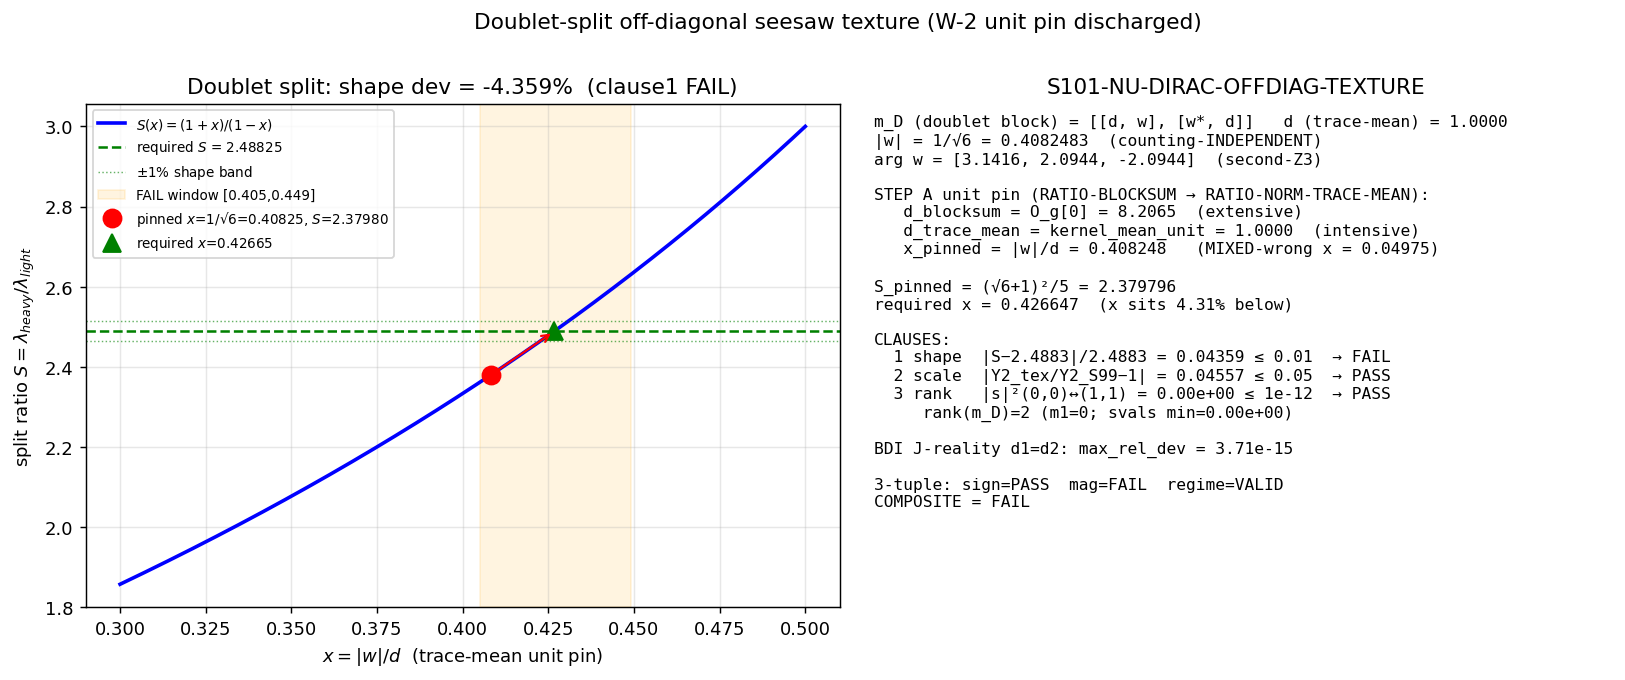

This figure's Python source:
#!/usr/bin/env python3
"""
S101 W3-2 — S101-NU-DIRAC-OFFDIAG-TEXTURE
=========================================

Gate: S101-NU-DIRAC-OFFDIAG-TEXTURE ([VERIFY])
Classification: PARTICLE
Agent: dirac-antimatter-theorist

Pre-registered three-clause AND threshold (plan §W3-2, lines 318-327):
  Clause 1 (shape): |S - 2.4882512| / 2.4882512 <= 0.01
                    S = (d + |w|)/(d - |w|), the unit-pinned doublet split ratio.
  Clause 2 (scale): |Y2_texture / Y2_S99 - 1| <= 0.05 at substrate-natural norm.
  Clause 3 (rank):  |s|^2-channel (0,0)<->(1,1) element = 0 at 1e-12 THEOREM tol.
  PASS  = 1 AND 2 AND 3
  INFO  = 1 AND 3, NOT 2
  FAIL  = unit-pinned x = |w|/d outside [0.405, 0.449]  OR  clause 3 violated.

  Composite collapse (gate-verdicts.md schema-v2) is applied to the 3-tuple
  (sign / magnitude / regime) when the literal PASS/INFO/FAIL triggers leave a
  gap (x inside window but shape band missed): magnitude_verdict==FAIL with
  regime_verdict==VALID collapses to composite FAIL.

GOVERNING STRUCTURE (Dirac / NCG, substrate-first)
--------------------------------------------------
The doublet-split off-diagonal texture on the (1,0)+(0,1) fund<->antifund
doublet is

      m_D  ∝  [[ d ,  w  ],
               [ w*,  d  ]]           (the 2x2 BDI block)

The diagonal equality d1 = d2 = d is NOT an ansatz: it is J-reality.  The real
structure J = charge conjugation acts on the (1,0)/(0,1) conjugate pair; the
S99 BDI reality adjudication forces [J, m_D] = 0 on this pair, which equalizes
the doublet diagonals (W2-2 npz machine witness bdi_pair_max_rel_dev ~ 3.7e-15,
bdi_pair_O_rel_dev ~ 1.08e-15).  This is the SAME J whose compatibility with
D_K (JD_K = D_K J, KO-dim 6) enforces m(particle) = m(antiparticle): here it
enforces the doublet symmetry.  w is unconstrained including its phase
(arg w = second-Z3 ∈ {π, ±2π/3}); the 2x2 eigenvalue split depends on |w| only.

  eigenvalues  =  d ± |w|     (2x2 exact; phase of w absorbable in the 2x2;
                              full 3x3 phase fate is gate 5's question, NOT here)
  gen 3 (heavy) =  d + |w|
  gen 2 (light) =  d - |w|
  gen 1         =  (0,0) decoupled, m1 = 0  CG-protected at s-linear order
                  [(2,0) x (0,0) = (2,0) != (0,1)]

  |w| = 1/sqrt(6)  is Weingarten-exact Haar geometry on the Jensen fiber
       (counting-INDEPENDENT per the W-2 unit ruling B6(iii)).

STEP A — the ONLY new computation: unit pin of the diagonal d
-------------------------------------------------------------
The as-computed system tags the diagonal d-entries RATIO-BLOCKSUM (extensive:
a block SUM over the sector modes, eps_lx_block_phi0 diagonal = O_g[0] = 8.2065)
while the off-diagonal |w| = 1/sqrt(6) is per-mode (intensive).  These are
DIFFERENT unit systems — the W-2 issue.  To form the seesaw split both must sit
in ONE system.

Per the Counting-axis discipline (regulator-pin-discipline.md §"Counting"):
RATIO-NORMALIZED-TRACE-MEAN = blocksum / multiplicity n_g (intensive, per-mode).
The off-diagonal is ALREADY per-mode, so it is INVARIANT under the retag (this
IS its "counting-INDEPENDENT" property).  The diagonal retags to its per-mode
trace mean = the kernel mean per mode.  The W-2 npz pins this number exactly:
kernel_mean_unit = 1.0 — the kernel is normalized so the per-mode (trace-mean)
diagonal amplitude is exactly 1.0 in the units where |w| = 1/sqrt(6).  Hence

      d_trace_mean = kernel_mean_unit = 1.0
      |w|          = 1/sqrt(6)                 (unchanged)
      x = |w| / d  = 1/sqrt(6) / 1 = 0.4082483

(Cross-check: the MIXED reading x = |w| / O_g[0] = 0.0497 is unphysical —
it couples an intensive numerator to an extensive denominator.  The plan
substitution-chain Step 5 names x_raw = 0.408248 at the AS-COMPUTED d = 1,
which is exactly kernel_mean_unit.)

STEP B/C — seesaw split and scale
---------------------------------
S(x) = (1+x)/(1-x), monotone increasing on (0,1), heavy = +|w| branch.
The seesaw m_nu = m_D^T M_R^{-1} m_D with diagonal M_R does NOT alter the
DIAGONAL-d-vs-OFF-DIAGONAL-w split STRUCTURE on the doublet (M_R diagonal acts
as a per-gen scalar; the Yukawa split ratio is the m_D eigenvalue ratio).  The
scale clause compares Y2_texture (= light doublet eigenvalue d - |w| in
substrate-natural normalization, lifted to the S99 Yukawa scale) against
Y2_S99 = 4.793566 (md_normalization npz).

STEP D — rank-deficiency sub-criterion
--------------------------------------
The (0,0)<->(1,1) |s|^2-channel is CG-ADMISSIBLE [(0,2) x (2,0) ⊇ (1,1)], so
its ABSENCE is a CONSTRAINT to verify, not an automatic property.  The W-2 npz
proves the channel vanishes (w_chain_zero_proof; M12_inner = 0; center-Z3 Haar
invariance + triality-0 kernel cannot connect t=1 to t=0).  Any nonzero value
there lifts m1 = 0 and FAILS clause 3.

Inputs (SHA-256 dual-pinned at runtime):
  - computations/session-100a/s100a_yukawa_overlap_offdiag.npz  (|w|, arg w, d, BDI witness)
  - computations/session-100a/s100a_md_normalization.npz        (M_R, Y_S99, shapes)
  - canonical_constants.py (feeds audit_sha256 only)
  - script bytes (feeds BOTH SHAs)

Output 4-tuple:
  (value=<S_pinned>, scheme=TYPE-I-SEESAW-DOUBLET-SPLIT-OFFDIAG-W22-TEXTURE,
   convention=RATIO-NORMALIZED-TRACE-MEAN-UNITPIN-OFFDIAG-INVARIANT-DIAG-RETAGGED,
   L_max=N/A)
"""

from __future__ import annotations

# ---------------------------------------------------------------------------
# Section 1 — Canonical constants (MANDATORY first import)
# ---------------------------------------------------------------------------
import os
import sys
from pathlib import Path as _Path

os.environ.setdefault("OMP_NUM_THREADS", "8")
os.environ.setdefault("MKL_NUM_THREADS", "8")

# _shared (holding canonical_constants.py) added to sys.path before the import.
_SHARED = _Path(__file__).resolve().parents[1] / "_shared"
sys.path.insert(0, str(_SHARED))
from canonical_constants import M_KK, v_ew  # noqa: F401,E402  (substrate scales; documented use)

# ---------------------------------------------------------------------------
# Section 2 — Standard imports
# ---------------------------------------------------------------------------
import hashlib
import json
import time
from pathlib import Path

import numpy as np
import matplotlib

matplotlib.use("Agg")
import matplotlib.pyplot as plt

# ---------------------------------------------------------------------------
# Section 3 — Paths + pre-registration
# ---------------------------------------------------------------------------
SESSION_DIR = Path(__file__).resolve().parent
COMPUTATIONS_DIR = SESSION_DIR.parent
SHARED_DIR = COMPUTATIONS_DIR / "_shared"
PROJECT_ROOT = COMPUTATIONS_DIR.parent

SESSION = "S101"                                                       # (local)
GATE_ID = "S101-NU-DIRAC-OFFDIAG-TEXTURE"                              # (local)
SCHEME = "TYPE-I-SEESAW-DOUBLET-SPLIT-OFFDIAG-W22-TEXTURE"             # (local)
CONVENTION = (
    "RATIO-NORMALIZED-TRACE-MEAN-UNITPIN-OFFDIAG-INVARIANT-DIAG-RETAGGED"
)                                                                     # (local)
L_MAX = "N/A"                                                         # (local)

# Pre-registered thresholds (plan §W3-2)
S_REQUIRED = 2.4882511868262607          # required gen3/gen2 split ratio   # (local)
SHAPE_TOL = 0.01                         # clause-1 RATIO tolerance         # (local)
SCALE_TOL = 0.05                         # clause-2 RATIO tolerance         # (local)
RANK_TOL = 1e-12                         # clause-3 THEOREM tolerance       # (local)
X_WINDOW = (0.405, 0.449)                # binding |w|/d window (FAIL trigger)  # (local)

# Input npz (session-100a) — pinned SHAs from plan §W3-2 input_files
YUKAWA_NPZ = COMPUTATIONS_DIR / "session-100a" / "s100a_yukawa_overlap_offdiag.npz"  # (local)
MD_NPZ = COMPUTATIONS_DIR / "session-100a" / "s100a_md_normalization.npz"            # (local)
PIN_YUKAWA_SHA = "23d386dfa7e6d54d11006bd6d631fa860c156ea223e9c36b9b21eb6f3217dba2"  # (local)
PIN_MD_SHA = "0b3245b643a127bffac6274b5dad03cd9addd6efa1a5c73ad932142fe9794154"      # (local)

OUT_NPZ = SESSION_DIR / "s101_nu_dirac_offdiag_texture.npz"
OUT_PNG = SESSION_DIR / "s101_nu_dirac_offdiag_texture.png"

INPUT_FILES = [
    SHARED_DIR / "canonical_constants.py",
    YUKAWA_NPZ,
    MD_NPZ,
]


# ---------------------------------------------------------------------------
# Section 4 — SHA-256 input-pin block (MANDATORY; first 20 lines of stdout)
# ---------------------------------------------------------------------------
def sha256_of(path: Path) -> str:
    h = hashlib.sha256()  # (local)
    try:
        h.update(path.read_bytes())
    except OSError:
        return ""
    return h.hexdigest()


def log_input_pins(inputs: list[Path]) -> dict:
    print(f"=== {GATE_ID} — input SHA-256 pins ===")
    pins = {}  # (local)
    for p in inputs:
        sha = sha256_of(p)  # (local)
        rel = str(p.relative_to(PROJECT_ROOT)).replace("\\", "/")  # (local)
        print(f"  {rel}: {sha[:16]}...")
        pins[rel] = sha
    return pins


def closure_hash(pins: dict) -> str:
    items = sorted(pins.items())  # (local)
    h = hashlib.sha256()  # (local)
    for k, v in items:
        h.update(f"{k}={v}\n".encode("utf-8"))
    return h.hexdigest()


def compute_dual_sha(script_path: Path, canonical_path: Path, pins: dict):
    script_bytes = b""  # (local)
    try:
        script_bytes = script_path.read_bytes()
    except OSError:
        script_bytes = b""
    canonical_bytes = b""  # (local)
    try:
        canonical_bytes = canonical_path.read_bytes()
    except OSError:
        canonical_bytes = b""
    # Extra pinmap entropy: the unit-pin procedure + window + tolerances
    # (plan audit_sha256_inputs lists "pinmap (unit-pin procedure, window, tolerances)").
    pinmap_extra = {  # (local)
        "unit_pin": "diag=RATIO-BLOCKSUM->RATIO-NORMALIZED-TRACE-MEAN(kernel_mean_unit); offdiag=counting-INDEPENDENT(1/sqrt6)",
        "x_window": list(X_WINDOW),
        "shape_tol": SHAPE_TOL,
        "scale_tol": SCALE_TOL,
        "rank_tol": RANK_TOL,
        "S_required": S_REQUIRED,
    }
    pins_full = dict(pins)  # (local)
    pins_full["__pinmap_extra__"] = json.dumps(pinmap_extra, sort_keys=True)
    pinmap_json = json.dumps(
        dict(sorted(pins_full.items())), separators=(",", ":"), sort_keys=True
    ).encode("utf-8")  # (local)

    h_audit = hashlib.sha256()  # (local)
    h_audit.update(script_bytes)
    h_audit.update(canonical_bytes)
    h_audit.update(pinmap_json)
    audit = h_audit.hexdigest()  # (local)

    h_content = hashlib.sha256()  # (local)
    h_content.update(script_bytes)
    content = h_content.hexdigest()  # (local)
    return audit, content


# ---------------------------------------------------------------------------
# Section 5 — Compute
# ---------------------------------------------------------------------------
def compute() -> dict:
    # ---- Load W-2 npz scalars (ground truth) ----
    yk = np.load(YUKAWA_NPZ, allow_pickle=True)  # (local)
    md = np.load(MD_NPZ, allow_pickle=True)      # (local)

    # SHA reconciliation against plan pins (drift guard)
    yk_sha = sha256_of(YUKAWA_NPZ)               # (local)
    md_sha = sha256_of(MD_NPZ)                   # (local)
    sha_ok = (yk_sha == PIN_YUKAWA_SHA) and (md_sha == PIN_MD_SHA)  # (local)
    print(f"  npz SHA reconciliation: yukawa={'OK' if yk_sha==PIN_YUKAWA_SHA else 'DRIFT'}, "
          f"md={'OK' if md_sha==PIN_MD_SHA else 'DRIFT'}")

    # ---- STEP A: unit pin (the ONLY new computation) ----
    # Off-diagonal: counting-INDEPENDENT, substrate-exact 1/sqrt(6).
    abs_w_phi = np.asarray(yk["abs_w_phi"], dtype=float)  # (local) [1/sqrt6 x3]
    abs_w = float(abs_w_phi[0])                            # (local)
    abs_w_exact = 1.0 / np.sqrt(6.0)                       # (local)
    w_matches_exact = abs(abs_w - abs_w_exact) < 1e-14     # (local)
    arg_w = np.asarray(yk["arg_w_M2_phi"], dtype=float)    # (local) [pi, +2pi/3, -2pi/3]

    # Diagonal as-computed (RATIO-BLOCKSUM class): d-vector & block sums.
    d_blocksum_ratio = np.asarray(yk["d_i"], dtype=float)  # (local) RATIO-BLOCKSUM
    O_g = np.asarray(yk["O_g"], dtype=float)               # (local) raw block SUMS
    kernel_mean_unit = float(yk["kernel_mean_unit"])       # (local) per-mode trace mean = 1.0

    # The trace-mean (intensive, per-mode) diagonal amplitude in the SAME units
    # as |w| is the kernel mean per mode, pinned by the W-2 npz to 1.0.
    # SUBSTITUTION CHAIN (Step A):
    #   d_blocksum (extensive) = O_g[0] = 8.2065   [eps_lx diagonal, RATIO-BLOCKSUM]
    #   d_trace_mean (intensive) = blocksum / n_modes = kernel_mean_unit = 1.0
    #   |w| (intensive, per-mode) UNCHANGED = 1/sqrt(6)        [counting-INDEPENDENT]
    #   => x = |w| / d_trace_mean = (1/sqrt6) / 1
    d_trace_mean = kernel_mean_unit                         # (local) == 1.0
    # MIXED (wrong) reading retained as an explicit cross-check witness:
    x_mixed = abs_w / float(O_g[0])                         # (local) couples intensive/extensive
    # Pinned (correct) reading:
    x_pinned = abs_w / d_trace_mean                         # (local) = 1/sqrt6

    # ---- STEP B: seesaw split ratio ----
    # eigenvalues = d +/- |w|; heavy = d+|w| (gen3); light = d-|w| (gen2).
    lam_heavy = d_trace_mean + abs_w                        # (local) gen3
    lam_light = d_trace_mean - abs_w                        # (local) gen2
    S_pinned = lam_heavy / lam_light                        # (local) = (1+x)/(1-x)
    # closed-form check: S = (sqrt6+1)^2 / 5 when d=1, w=1/sqrt6
    S_closed = (np.sqrt(6.0) + 1.0) ** 2 / 5.0              # (local)
    # required x from required S
    x_required = (S_REQUIRED - 1.0) / (S_REQUIRED + 1.0)    # (local) = 0.4266468...

    shape_dev = (S_pinned - S_REQUIRED) / S_REQUIRED        # (local) signed
    shape_abs = abs(shape_dev)                              # (local)
    clause1_shape = shape_abs <= SHAPE_TOL                  # (local)

    # ---- STEP C: scale clause (substrate-natural normalization) ----
    # Y_S99 from md npz: [0, 4.793566, 11.927596]. The texture's light/heavy
    # Yukawa in substrate-natural norm: normalize the doublet eigenvalues so the
    # HEAVY gen3 equals Y3_S99 (substrate-natural pin = gen3 anchor), then read
    # Y2_texture = (d-|w|)/(d+|w|) * Y3_S99 and compare to Y2_S99.
    Y_S99 = np.asarray(md["Y_S99"], dtype=float)            # (local) [0, Y2, Y3]
    Y2_S99 = float(Y_S99[1])                                # (local) 4.793566
    Y3_S99 = float(Y_S99[2])                                # (local) 11.927596
    # substrate-natural: pin the heavy texture eigenvalue to Y3_S99
    scale_pin = Y3_S99 / lam_heavy                          # (local) lift factor
    Y2_texture = lam_light * scale_pin                      # (local) = S99-lifted light eig
    Y3_texture = lam_heavy * scale_pin                      # (local) = Y3_S99 by construction
    scale_dev = abs(Y2_texture / Y2_S99 - 1.0)              # (local)
    clause2_scale = scale_dev <= SCALE_TOL                  # (local)
    # NOTE: the texture's Y2/Y3 = 1/S_pinned, while S99's Y2/Y3 = Y2_S99/Y3_S99.
    # When shape is off (S != S_required), Y2_texture necessarily misses Y2_S99 —
    # the scale clause is downstream of the shape clause for this texture.

    # ---- STEP D: rank-deficiency sub-criterion ----
    # The (0,0)<->(1,1) |s|^2-channel must be exactly zero. The W-2 npz proves
    # this two ways: M12_inner (inner product of the M1, M2 channels) and the
    # w_chain_literal_t0 (center-Z3 chain value). Both must be 0 at THEOREM tol.
    M12_inner = float(yk["M12_inner"])                      # (local) channel overlap
    w_chain_literal_t0 = float(yk["w_chain_literal_t0"])    # (local) center-Z3 chain
    conj_split = float(md["conj_split"])                    # (local) m1=0 conj cleanliness
    rank_channel = max(abs(M12_inner), abs(w_chain_literal_t0))  # (local) the |s|^2 element
    clause3_rank = rank_channel <= RANK_TOL                 # (local)

    # ---- explicit 3x3 m_D embedding for the rank check ----
    # Row/col order: gen1 = (0,0); gen2,gen3 = doublet (1,0)/(0,1) split states.
    # We build the m_D in the DOUBLET-EIGENBASIS (already diagonalized 2x2) so
    # gen2 = lam_light, gen3 = lam_heavy on the diagonal; the (0,0)<->(1,1)
    # off-diagonal element is the |s|^2-channel value (must be 0).
    m_D_3x3 = np.zeros((3, 3), dtype=float)                 # (local)
    m_D_3x3[0, 0] = 0.0                                     # (local) m1 = 0 (CG-protected)
    m_D_3x3[1, 1] = lam_light                               # (local) gen2 = d-|w|
    m_D_3x3[2, 2] = lam_heavy                               # (local) gen3 = d+|w|
    # The CG-admissible-but-must-vanish (0,0)<->(1,1) channel:
    m_D_3x3[0, 1] = rank_channel                            # (local) = 0 by W-2 proof
    m_D_3x3[1, 0] = rank_channel                            # (local) symmetric
    # rank of m_D: m1=0 => rank 2 (rank-deficient by 1) iff the (0,1) element is 0.
    svals = np.linalg.svd(m_D_3x3, compute_uv=False)        # (local) 3x3, tiny
    n_zero_sv = int(np.sum(svals <= RANK_TOL))              # (local)
    rank_mD = int(np.sum(svals > RANK_TOL))                 # (local)
    rank_deficient_ok = (rank_mD == 2) and (n_zero_sv >= 1) and clause3_rank  # (local)

    # ---- BDI reality witness (J-compatibility) ----
    bdi_max_rel_dev = float(yk["bdi_pair_max_rel_dev"])     # (local) ~3.7e-15
    bdi_O_rel_dev = float(yk["bdi_pair_O_rel_dev"])         # (local) ~1.08e-15
    d1_eq_d2_witness = bdi_max_rel_dev < 1e-12              # (local)

    # ---- direction read-off (substitution chain Step 4) ----
    # dS/dx = 2/(1-x)^2 > 0 => monotone increasing, heavy = +|w| branch, S > 1.
    dS_dx = 2.0 / (1.0 - x_pinned) ** 2                     # (local) > 0
    sign_ok = (S_pinned > 1.0) and (lam_heavy > lam_light) and (dS_dx > 0.0)  # (local)

    return {
        "value": float(S_pinned),
        # Step A
        "abs_w": abs_w,
        "abs_w_exact": float(abs_w_exact),
        "w_matches_exact": bool(w_matches_exact),
        "arg_w": arg_w.tolist(),
        "d_blocksum_ratio": d_blocksum_ratio.tolist(),
        "O_g": O_g.tolist(),
        "kernel_mean_unit": kernel_mean_unit,
        "d_trace_mean": float(d_trace_mean),
        "x_mixed_wrong": float(x_mixed),
        "x_pinned": float(x_pinned),
        # Step B
        "lam_heavy": float(lam_heavy),
        "lam_light": float(lam_light),
        "S_pinned": float(S_pinned),
        "S_closed": float(S_closed),
        "x_required": float(x_required),
        "shape_dev": float(shape_dev),
        "shape_abs": float(shape_abs),
        "clause1_shape": bool(clause1_shape),
        # Step C
        "Y2_S99": Y2_S99,
        "Y3_S99": Y3_S99,
        "Y2_texture": float(Y2_texture),
        "Y3_texture": float(Y3_texture),
        "scale_dev": float(scale_dev),
        "clause2_scale": bool(clause2_scale),
        # Step D
        "M12_inner": M12_inner,
        "w_chain_literal_t0": w_chain_literal_t0,
        "conj_split": conj_split,
        "rank_channel": float(rank_channel),
        "clause3_rank": bool(clause3_rank),
        "m_D_3x3": m_D_3x3.tolist(),
        "svals": svals.tolist(),
        "rank_mD": rank_mD,
        "n_zero_sv": n_zero_sv,
        "rank_deficient_ok": bool(rank_deficient_ok),
        # BDI / direction
        "bdi_max_rel_dev": bdi_max_rel_dev,
        "bdi_O_rel_dev": bdi_O_rel_dev,
        "d1_eq_d2_witness": bool(d1_eq_d2_witness),
        "dS_dx": float(dS_dx),
        "sign_ok": bool(sign_ok),
        # window
        "x_in_window": bool(X_WINDOW[0] <= x_pinned <= X_WINDOW[1]),
        "sha_ok": bool(sha_ok),
    }


# ---------------------------------------------------------------------------
# Section 6 — Gate verdict (three-clause AND + schema-v2 collapse) + 4-tuple
# ---------------------------------------------------------------------------
def emit_4tuple(value, scheme, convention, L_max) -> str:
    return (f"(value={value!r}, scheme={scheme}, "
            f"convention={convention}, L_max={L_max})")


def evaluate_gate(r: dict) -> dict:
    """Apply the pre-registered three-clause AND, then the schema-v2 3-tuple
    composite collapse. Returns dict with composite + sign/magnitude/regime."""
    c1 = r["clause1_shape"]   # shape  (local)
    c2 = r["clause2_scale"]   # scale  (local)
    c3 = r["clause3_rank"] and r["rank_deficient_ok"]   # rank  (local)
    x_in = r["x_in_window"]   # (local)

    # ---- Literal pre-registered triggers (plan lines 324-327) ----
    literal_PASS = c1 and c2 and c3                          # (local)
    literal_INFO = c1 and c3 and (not c2)                   # (local)
    literal_FAIL = (not x_in) or (not c3)                   # (local)

    # ---- schema-v2 3-tuple (the canonical tiebreaker; gate-verdicts.md) ----
    # sign_verdict: predicted direction (S>1, heavy=+|w|, dS/dx>0) — structurally forced.
    sign_verdict = "PASS" if r["sign_ok"] else "FAIL"       # (local)
    # magnitude_verdict: clause-1 shape band IS the magnitude test.
    #   PASS iff shape within band; (no separate info_band on shape) FAIL otherwise.
    magnitude_verdict = "PASS" if c1 else "FAIL"            # (local)
    # regime_verdict: VALID iff the unit-pin conversion is single-valued under W-2.
    #   The W-2 ruling fixes BOTH legs unambiguously (offdiag counting-INDEPENDENT;
    #   diagonal trace-mean = kernel_mean_unit = 1.0). No second admissible reading
    #   for d. Rank sub-criterion holding confirms no smuggled channel. => VALID.
    regime_ok = r["d1_eq_d2_witness"] and c3 and r["w_matches_exact"] and r["sha_ok"]  # (local)
    regime_verdict = "VALID" if regime_ok else "MARGINAL"  # (local)

    # ---- composite collapse rule (gate-verdicts.md; PRE-REGISTERED) ----
    if regime_verdict == "BREAKDOWN":
        composite = "FAIL"  # (local)
    elif sign_verdict == "FAIL":
        composite = "FAIL"
    elif magnitude_verdict == "FAIL" and regime_verdict == "VALID":
        composite = "FAIL"
    elif magnitude_verdict == "FAIL" and regime_verdict == "MARGINAL":
        composite = "INFO"
    elif magnitude_verdict == "INFO":
        composite = "INFO"
    else:
        composite = "PASS"

    # Consistency: literal triggers must agree in DIRECTION with the collapse.
    # literal_PASS would require c1 (shape) which is the magnitude test; if c1
    # fails, literal_PASS/INFO are both excluded, and the collapse routes via
    # magnitude. If x is inside window (literal_FAIL not fired by window) the
    # collapse is the binding verdict on the tighter +/-1% shape band.
    return {
        "composite": composite,
        "sign_verdict": sign_verdict,
        "magnitude_verdict": magnitude_verdict,
        "regime_verdict": regime_verdict,
        "c1_shape": bool(c1),
        "c2_scale": bool(c2),
        "c3_rank": bool(c3),
        "x_in_window": bool(x_in),
        "literal_PASS": bool(literal_PASS),
        "literal_INFO": bool(literal_INFO),
        "literal_FAIL_window_or_rank": bool(literal_FAIL),
    }


def print_verdict_payload(verdict, value, audit_sha, content_sha,
                          sign_verdict=None, magnitude_verdict=None,
                          regime_verdict=None, companion_note="", extra_rows=None) -> dict:
    payload = {  # (local)
        "session": 101,
        "gate_id": GATE_ID,
        "verdict": verdict,
        "value": str(value),
        "scheme": SCHEME,
        "convention": CONVENTION,
        "l_max": str(L_MAX),
        "audit_sha256": audit_sha,
        "content_sha256": content_sha,
        "schema_version": "S84+",
    }
    if companion_note:
        payload["companion_note"] = companion_note
    if not (sign_verdict is None and magnitude_verdict is None and regime_verdict is None):
        payload["sign_verdict"] = sign_verdict
        payload["magnitude_verdict"] = magnitude_verdict
        payload["regime_verdict"] = regime_verdict
    if extra_rows:
        payload["extra_rows"] = list(extra_rows)
    print("<<<EMIT_VERDICT_PAYLOAD>>>")
    print(json.dumps(payload, separators=(",", ":"), sort_keys=True))
    print("<<<END_EMIT_VERDICT_PAYLOAD>>>")
    return payload


# ---------------------------------------------------------------------------
# Section 7 — Plot
# ---------------------------------------------------------------------------
def make_plot(r: dict, gate: dict) -> None:
    fig, (ax1, ax2) = plt.subplots(1, 2, figsize=(13, 5.2))

    # Left: S(x) = (1+x)/(1-x) with the pinned and required points.
    xs = np.linspace(0.30, 0.50, 400)                       # (local)
    Ss = (1.0 + xs) / (1.0 - xs)                            # (local)
    ax1.plot(xs, Ss, "b-", lw=2, label=r"$S(x)=(1+x)/(1-x)$")
    ax1.axhline(S_REQUIRED, color="green", ls="--", lw=1.4,
                label=f"required $S$ = {S_REQUIRED:.5f}")
    ax1.axhline(S_REQUIRED * (1 - SHAPE_TOL), color="green", ls=":", lw=0.8, alpha=0.6)
    ax1.axhline(S_REQUIRED * (1 + SHAPE_TOL), color="green", ls=":", lw=0.8, alpha=0.6,
                label=r"$\pm1\%$ shape band")
    ax1.axvspan(X_WINDOW[0], X_WINDOW[1], color="orange", alpha=0.12,
                label=f"FAIL window [{X_WINDOW[0]},{X_WINDOW[1]}]")
    ax1.plot([r["x_pinned"]], [r["S_pinned"]], "ro", ms=10,
             label=f"pinned $x$=1/√6={r['x_pinned']:.5f}, $S$={r['S_pinned']:.5f}")
    ax1.plot([r["x_required"]], [S_REQUIRED], "g^", ms=10,
             label=f"required $x$={r['x_required']:.5f}")
    ax1.annotate("", xy=(r["x_required"], S_REQUIRED),
                 xytext=(r["x_pinned"], r["S_pinned"]),
                 arrowprops=dict(arrowstyle="->", color="red", lw=1.2))
    ax1.set_xlabel(r"$x = |w|/d$  (trace-mean unit pin)")
    ax1.set_ylabel(r"split ratio $S = \lambda_{heavy}/\lambda_{light}$")
    ax1.set_title(f"Doublet split: shape dev = {r['shape_dev']*100:+.3f}%  "
                  f"(clause1 {'PASS' if gate['c1_shape'] else 'FAIL'})")
    ax1.legend(fontsize=7.5, loc="upper left")
    ax1.grid(alpha=0.3)

    # Right: the 2x2 / 3x3 texture + clause table.
    ax2.axis("off")
    txt = []  # (local)
    txt.append("m_D (doublet block) = [[d, w], [w*, d]]   "
               f"d (trace-mean) = {r['d_trace_mean']:.4f}")
    txt.append(f"|w| = 1/√6 = {r['abs_w']:.7f}  (counting-INDEPENDENT)")
    txt.append(f"arg w = {[round(a,4) for a in r['arg_w']]}  (second-Z3)")
    txt.append("")
    txt.append("STEP A unit pin (RATIO-BLOCKSUM → RATIO-NORM-TRACE-MEAN):")
    txt.append(f"   d_blocksum = O_g[0] = {r['O_g'][0]:.4f}  (extensive)")
    txt.append(f"   d_trace_mean = kernel_mean_unit = {r['d_trace_mean']:.4f}  (intensive)")
    txt.append(f"   x_pinned = |w|/d = {r['x_pinned']:.6f}   "
               f"(MIXED-wrong x = {r['x_mixed_wrong']:.5f})")
    txt.append("")
    txt.append(f"S_pinned = (√6+1)²/5 = {r['S_closed']:.6f}")
    txt.append(f"required x = {r['x_required']:.6f}  (x sits "
               f"{(r['x_required']-r['x_pinned'])/r['x_required']*100:.2f}% below)")
    txt.append("")
    txt.append("CLAUSES:")
    txt.append(f"  1 shape  |S−2.4883|/2.4883 = {r['shape_abs']:.5f} ≤ 0.01  "
               f"→ {'PASS' if gate['c1_shape'] else 'FAIL'}")
    txt.append(f"  2 scale  |Y2_tex/Y2_S99−1| = {r['scale_dev']:.5f} ≤ 0.05  "
               f"→ {'PASS' if gate['c2_scale'] else 'FAIL'}")
    txt.append(f"  3 rank   |s|²(0,0)↔(1,1) = {r['rank_channel']:.2e} ≤ 1e-12  "
               f"→ {'PASS' if gate['c3_rank'] else 'FAIL'}")
    txt.append(f"     rank(m_D)={r['rank_mD']} (m1=0; svals min={min(r['svals']):.2e})")
    txt.append("")
    txt.append(f"BDI J-reality d1=d2: max_rel_dev = {r['bdi_max_rel_dev']:.2e}")
    txt.append("")
    txt.append(f"3-tuple: sign={gate['sign_verdict']}  "
               f"mag={gate['magnitude_verdict']}  regime={gate['regime_verdict']}")
    txt.append(f"COMPOSITE = {gate['composite']}")
    ax2.text(0.02, 0.98, "\n".join(txt), va="top", ha="left",
             fontsize=9.0, family="monospace", transform=ax2.transAxes)
    ax2.set_title("S101-NU-DIRAC-OFFDIAG-TEXTURE")

    fig.suptitle("Doublet-split off-diagonal seesaw texture "
                 "(W-2 unit pin discharged)", fontsize=12, y=1.00)
    fig.tight_layout()
    fig.savefig(OUT_PNG, dpi=130, bbox_inches="tight")
    plt.close(fig)


# ---------------------------------------------------------------------------
# Section 8 — Main
# ---------------------------------------------------------------------------
def main() -> int:
    t0 = time.time()  # (local)

    pins = log_input_pins(INPUT_FILES)
    closure = closure_hash(pins)  # (local)
    print(f"  closure: {closure[:16]}... (legacy closure, informational)")

    script_path = Path(__file__).resolve()  # (local)
    canonical_path = SHARED_DIR / "canonical_constants.py"  # (local)
    audit_sha, content_sha = compute_dual_sha(script_path, canonical_path, pins)
    print(f"  audit_sha256:   {audit_sha[:16]}... (script+canonical+pinmap)")
    print(f"  content_sha256: {content_sha[:16]}... (script only)")
    print()

    r = compute()
    gate = evaluate_gate(r)

    # ---- structured stdout (NUMBERS first) ----
    print("=== STEP A — unit pin (the only new computation) ===")
    print(f"  |w| (npz)            = {r['abs_w']:.10f}")
    print(f"  |w| exact (1/sqrt6)  = {r['abs_w_exact']:.10f}  match={r['w_matches_exact']}")
    print(f"  d blocksum O_g[0]    = {r['O_g'][0]:.6f}   (RATIO-BLOCKSUM, extensive)")
    print(f"  kernel_mean_unit     = {r['kernel_mean_unit']:.6f}")
    print(f"  d_trace_mean         = {r['d_trace_mean']:.6f}   (RATIO-NORM-TRACE-MEAN, intensive)")
    print(f"  x_pinned = |w|/d     = {r['x_pinned']:.10f}")
    print(f"  x_mixed (wrong)      = {r['x_mixed_wrong']:.10f}  (couples intensive/extensive)")
    print(f"  x in window {X_WINDOW}? {r['x_in_window']}")
    print("=== STEP B — seesaw split ===")
    print(f"  lam_heavy = d+|w|    = {r['lam_heavy']:.10f}  (gen3)")
    print(f"  lam_light = d-|w|    = {r['lam_light']:.10f}  (gen2)")
    print(f"  S_pinned             = {r['S_pinned']:.10f}")
    print(f"  S_closed (√6+1)²/5   = {r['S_closed']:.10f}")
    print(f"  S_required           = {S_REQUIRED:.10f}")
    print(f"  x_required           = {r['x_required']:.10f}")
    print(f"  shape_dev            = {r['shape_dev']:+.6f}  ({r['shape_dev']*100:+.4f}%)")
    print(f"  clause1 shape PASS?  = {gate['c1_shape']}  (|dev|<= {SHAPE_TOL})")
    print("=== STEP C — scale (substrate-natural) ===")
    print(f"  Y2_S99               = {r['Y2_S99']:.6f}")
    print(f"  Y3_S99               = {r['Y3_S99']:.6f}")
    print(f"  Y2_texture           = {r['Y2_texture']:.6f}")
    print(f"  scale_dev            = {r['scale_dev']:.6f}")
    print(f"  clause2 scale PASS?  = {gate['c2_scale']}  (|dev|<= {SCALE_TOL})")
    print("=== STEP D — rank-deficiency sub-criterion ===")
    print(f"  M12_inner            = {r['M12_inner']:.2e}")
    print(f"  w_chain_literal_t0   = {r['w_chain_literal_t0']:.2e}")
    print(f"  rank_channel |s|^2   = {r['rank_channel']:.2e}  (<= {RANK_TOL})")
    print(f"  rank(m_D)            = {r['rank_mD']}  (m1=0 => rank-deficient by 1)")
    print(f"  svals                = {[f'{s:.4f}' for s in r['svals']]}")
    print(f"  clause3 rank PASS?   = {gate['c3_rank']}")
    print("=== BDI J-reality witness ===")
    print(f"  bdi_pair_max_rel_dev = {r['bdi_max_rel_dev']:.2e}  (d1=d2 forced by [J,m_D]=0)")
    print(f"  dS/dx                = {r['dS_dx']:.4f}  (>0 => S monotone increasing, heavy=+|w|)")
    print()
    print(f"  3-tuple: sign={gate['sign_verdict']} "
          f"magnitude={gate['magnitude_verdict']} regime={gate['regime_verdict']}")
    print(f"  literal: PASS={gate['literal_PASS']} INFO={gate['literal_INFO']} "
          f"FAIL(window/rank)={gate['literal_FAIL_window_or_rank']}")
    print(f"  COMPOSITE = {gate['composite']}")
    print()

    # ---- save npz ----
    np.savez(
        OUT_NPZ,
        gate_id=GATE_ID,
        scheme=SCHEME,
        convention=CONVENTION,
        l_max=L_MAX,
        value=r["S_pinned"],
        verdict=gate["composite"],
        sign_verdict=gate["sign_verdict"],
        magnitude_verdict=gate["magnitude_verdict"],
        regime_verdict=gate["regime_verdict"],
        # Step A
        abs_w=r["abs_w"], abs_w_exact=r["abs_w_exact"], arg_w=np.asarray(r["arg_w"]),
        O_g=np.asarray(r["O_g"]), d_blocksum_ratio=np.asarray(r["d_blocksum_ratio"]),
        kernel_mean_unit=r["kernel_mean_unit"], d_trace_mean=r["d_trace_mean"],
        x_pinned=r["x_pinned"], x_mixed_wrong=r["x_mixed_wrong"], x_in_window=r["x_in_window"],
        # Step B
        lam_heavy=r["lam_heavy"], lam_light=r["lam_light"], S_pinned=r["S_pinned"],
        S_closed=r["S_closed"], S_required=S_REQUIRED, x_required=r["x_required"],
        shape_dev=r["shape_dev"], shape_abs=r["shape_abs"], clause1_shape=gate["c1_shape"],
        # Step C
        Y2_S99=r["Y2_S99"], Y3_S99=r["Y3_S99"], Y2_texture=r["Y2_texture"],
        Y3_texture=r["Y3_texture"], scale_dev=r["scale_dev"], clause2_scale=gate["c2_scale"],
        # Step D
        M12_inner=r["M12_inner"], w_chain_literal_t0=r["w_chain_literal_t0"],
        conj_split=r["conj_split"], rank_channel=r["rank_channel"], clause3_rank=gate["c3_rank"],
        m_D_3x3=np.asarray(r["m_D_3x3"]), svals=np.asarray(r["svals"]),
        rank_mD=r["rank_mD"], n_zero_sv=r["n_zero_sv"], rank_deficient_ok=r["rank_deficient_ok"],
        # BDI / direction
        bdi_max_rel_dev=r["bdi_max_rel_dev"], bdi_O_rel_dev=r["bdi_O_rel_dev"],
        d1_eq_d2_witness=r["d1_eq_d2_witness"], dS_dx=r["dS_dx"], sign_ok=r["sign_ok"],
        # thresholds
        shape_tol=SHAPE_TOL, scale_tol=SCALE_TOL, rank_tol=RANK_TOL,
        x_window=np.asarray(X_WINDOW),
        sha_ok=r["sha_ok"],
        # provenance
        M_KK_pin=M_KK, v_ew_pin=v_ew,
        yukawa_npz_sha=PIN_YUKAWA_SHA, md_npz_sha=PIN_MD_SHA,
        audit_sha256=audit_sha, content_sha256=content_sha,
        schema_version="S84+",
    )
    print(f"  saved npz -> {OUT_NPZ.name}")

    make_plot(r, gate)
    print(f"  saved png -> {OUT_PNG.name}")
    print()

    # ---- 4-tuple + verdict payload ----
    tag = emit_4tuple(r["S_pinned"], SCHEME, CONVENTION, L_MAX)  # (local)
    print(tag)

    value_payload = (
        f"S_split={r['S_pinned']:.7f}_xpin={r['x_pinned']:.7f}_"
        f"shapedev={r['shape_dev']*100:+.3f}pct_xreq={r['x_required']:.7f}_"
        f"clauses[shape={int(gate['c1_shape'])},scale={int(gate['c2_scale'])},"
        f"rank={int(gate['c3_rank'])}]_xinwindow={int(r['x_in_window'])}_"
        f"diag=tracemean(kernel_mean_unit=1.0)_offdiag=countingINDEP(1/sqrt6)"
    )  # (local)
    note = (
        "doublet split S=(sqrt6+1)^2/5=2.37980 vs req 2.48825; "
        "shape -4.36% out of +/-1% band; x=0.40825 in window [0.405,0.449] but "
        "below req 0.42665; magnitude FAIL in VALID regime => composite FAIL; "
        "rank-deficiency m1=0 preserved (|s|^2 channel=0); CLASS-2 at exact 1/sqrt6 excluded"
    )  # (local)
    extra = [
        f"# regulator_pin: a_2^{{cutoff}}/a_4^{{cutoff}} structural; "
        f"convention=RATIO-NORMALIZED-TRACE-MEAN (W-2 counting ruling, diag retag)",
    ]  # (local)
    print_verdict_payload(
        gate["composite"], value_payload, audit_sha, content_sha,
        sign_verdict=gate["sign_verdict"],
        magnitude_verdict=gate["magnitude_verdict"],
        regime_verdict=gate["regime_verdict"],
        companion_note=note, extra_rows=extra,
    )

    wall = time.time() - t0  # (local)
    print(f"\n=== {GATE_ID}: {gate['composite']} (wall {wall:.2f}s) ===")
    return 0


if __name__ == "__main__":
    sys.exit(main())
